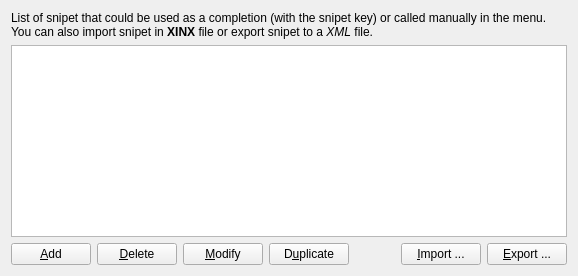
     <widget class="QWidget" name="m_snipet" >
      <layout class="QGridLayout" name="gridLayout" >
       <item row="0" column="0" colspan="7" >
        <widget class="QLabel" name="label_13" >
         <property name="text" >
          <string>List of snipet that could be used as a completion (with the snipet key) or called manually in the menu. You can also import snipet in &lt;b>XINX&lt;/b> file or export snipet to a &lt;i>XML&lt;/i> file.</string>
         </property>
         <property name="wordWrap" >
          <bool>true</bool>
         </property>
        </widget>
       </item>
       <item row="1" column="0" colspan="7" >
        <widget class="QTreeView" name="m_snipetTreeView" >
         <property name="whatsThis" >
          <string>List of snipet (or template) that &lt;b>XINX&lt;/b> can use. A snipet is a piece of code quickly accessible by a key word, or by a menu.</string>
         </property>
         <property name="alternatingRowColors" >
          <bool>true</bool>
         </property>
         <property name="selectionMode" >
          <enum>QAbstractItemView::ExtendedSelection</enum>
         </property>
         <property name="rootIsDecorated" >
          <bool>false</bool>
         </property>
         <property name="itemsExpandable" >
          <bool>false</bool>
         </property>
        </widget>
       </item>
       <item row="2" column="0" >
        <widget class="QPushButton" name="m_addPushButton" >
         <property name="whatsThis" >
          <string>Open a dialog to create a new snipet.</string>
         </property>
         <property name="text" >
          <string>&amp;Add</string>
         </property>
         <property name="icon" >
          <iconset resource="../application.qrc" >
           <normaloff>:/images/add.png</normaloff>:/images/add.png</iconset>
         </property>
        </widget>
       </item>
       <item row="2" column="1" >
        <widget class="QPushButton" name="m_removePushButton" >
         <property name="whatsThis" >
          <string>Delete selected snipet in the list below.</string>
         </property>
         <property name="text" >
          <string>&amp;Delete</string>
         </property>
         <property name="icon" >
          <iconset resource="../application.qrc" >
           <normaloff>:/images/remove.png</normaloff>:/images/remove.png</iconset>
         </property>
        </widget>
       </item>
       <item row="2" column="2" >
        <widget class="QPushButton" name="m_modifyPushButton" >
         <property name="whatsThis" >
          <string>Modify the selected snipet.</string>
         </property>
         <property name="text" >
          <string>&amp;Modify</string>
         </property>
         <property name="icon" >
          <iconset resource="../application.qrc" >
           <normaloff>:/images/document-properties.png</normaloff>:/images/document-properties.png</iconset>
         </property>
        </widget>
       </item>
       <item row="2" column="4" >
        <spacer>
         <property name="orientation" >
          <enum>Qt::Horizontal</enum>
         </property>
         <property name="sizeHint" stdset="0" >
          <size>
           <width>40</width>
           <height>20</height>
          </size>
         </property>
        </spacer>
       </item>
       <item row="2" column="5" >
        <widget class="QPushButton" name="m_importPushButton" >
         <property name="whatsThis" >
          <string>Import a list of snipet from an XML file.</string>
         </property>
         <property name="text" >
          <string>&amp;Import ...</string>
         </property>
         <property name="icon" >
          <iconset resource="../application.qrc" >
           <normaloff>:/images/document-import.png</normaloff>:/images/document-import.png</iconset>
         </property>
        </widget>
       </item>
       <item row="2" column="6" >
        <widget class="QPushButton" name="m_exportPushButton" >
         <property name="whatsThis" >
          <string>Export selected snipet to an XML file.</string>
         </property>
         <property name="text" >
          <string>&amp;Export ...</string>
         </property>
         <property name="icon" >
          <iconset resource="../application.qrc" >
           <normaloff>:/images/document-export.png</normaloff>:/images/document-export.png</iconset>
         </property>
        </widget>
       </item>
       <item row="2" column="3" >
        <widget class="QPushButton" name="m_duplicatePushButton" >
         <property name="whatsThis" >
          <string>Duplicate the selected snipet</string>
         </property>
         <property name="text" >
          <string>D&amp;uplicate</string>
         </property>
         <property name="icon" >
          <iconset resource="../application.qrc" >
           <normaloff>:/images/editcopy.png</normaloff>:/images/editcopy.png</iconset>
         </property>
        </widget>
       </item>
      </layout>
     </widget>
